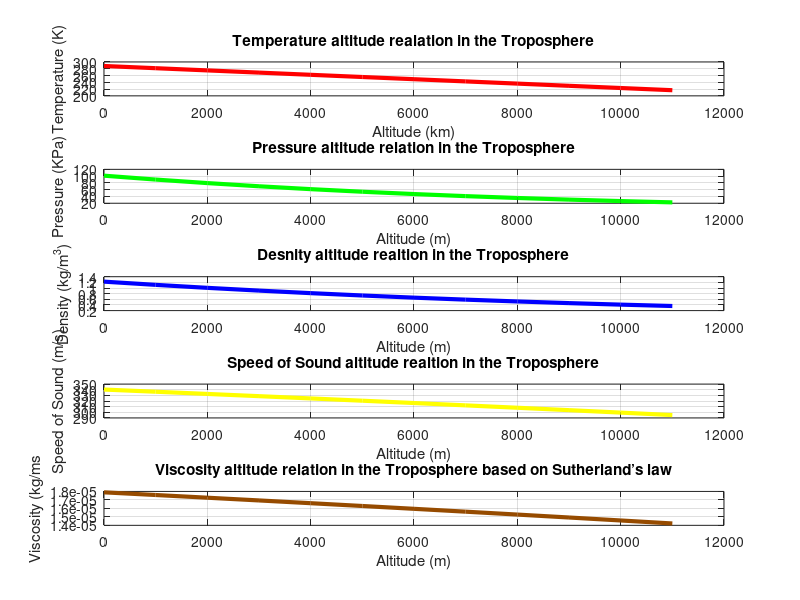
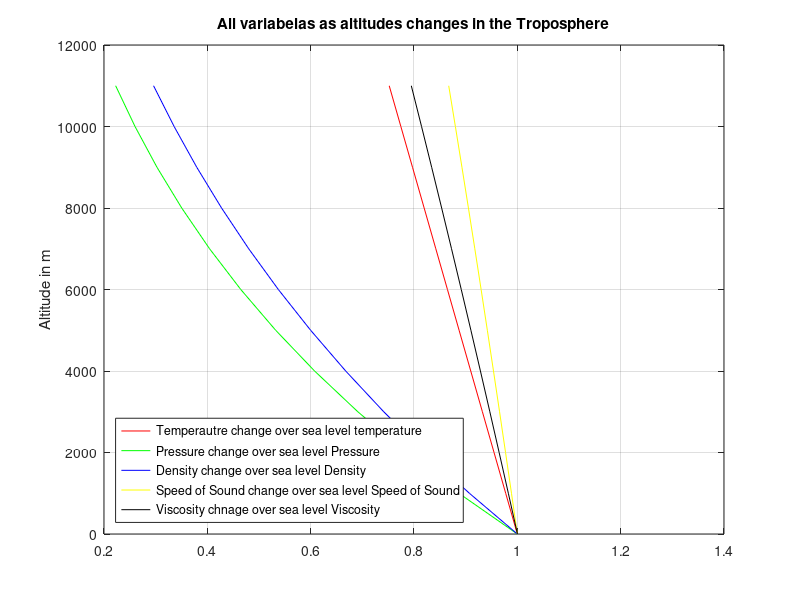

Reproduce these figures in MATLAB, in order.
% Description: Programm designed to calculate and plot the ISA Properties
% of air in the Troposphere of Earth.
% Author: Matheus Rocha Carlos
% Email: ROCHACAM@my.erau.edu
% Class: AE201 - Section 07DB
% Date: 02/23/2025
% Worked With: N/a

% Iniciation
clear %clear command window
clc % clear the variables

% Constants
g = 9.832; % Gravity acceleration average in the Equator in m/s^2
R = 287.058; % Gas constant, J/(KgK)
gamma = 1.4; % Ratio of Specific Heats

% ISA inital parameters
T0 = 288.15; % sea level avergae earth temperature in K, 15 degrees Celcius
P0 = 101325; % Sea level average standard pressure in Pascal
d0 = 1.225; % Sea level average standard density of air in Kg/m^3
h0 = 0; %Sea level altitude assummed to be intial position, in meters
a = (-1.98/304.8); % Temperature lapse rate, converted from C/1000ft to K/m
V0 = 340.3; % Speed of sound average at sea level in m/s
mule0 = 1.789e-5; % Viscosity average at sea level in Kg/ms


% Tropopause parameters
Tmax = 216.944; % Tropopause end altitude (FL 360) average temperature in the equator in K
Pmax = 22700; % Tropopause end altitude (FL 360) average pressure in Pa
dmax = 0.365; % Tropopause end altitude (FL 360) avergae density in Kg/m^3
hmax = 11000; % Tropopause end altitude (FL 360) in meters


% Calculations
h = h0:1000:hmax; %altidude Array, in meters
T = zeros(size(h)); % Temperature array, in Kevin
P = zeros(size(h)); % Pressure array, in Pa
d = zeros(size(h)); % Density array, kg/m^3
Vs = zeros(size(h)); % Velocity of Sound Array, in m/s
mule = zeros(size(h)); % Viscosity array, unitless


for k = 1:length(h)
    if h(k) <= hmax
        T(k) = T0 + a*h(k); %Temperature at that altidude, in K
        P(k) = P0*(T(k)/T0)^(-g/(a*R)); % Pressure at that altitude, in Pa
        d(k) = d0*(T(k)/T0)^(-(g/(a*R)+1)); % Density at that altitude, in Kg/m^3
        Vs(k) = sqrt(gamma*R*T(k)); % Speed of Sound at that altitude, in m/s
        mule(k) = 1.458e-6*(sqrt(T(k))/(1+110.4/T(k))); % Sutherland's Law for Viscosity as temperautre changes, in kg/ms
    else
        T(k) = Tmax; % Temperature at above troposphere altitude, in K
        P(k) = Pmax*exp(-g*(h(k)-hmax)/(R*Tmax)); % Pressure at above troposphere atltide, in Pa
        d(k) = dmax*exp(-g*(h(k)-hmax)/(R*Tmax)); % desnity above troposphere in Kg/m^3
    end
end

% Plotting
figure(1)
subplot(5,1,1)
plot(h,T,'r','LineWidth',3)
xlabel('Altitude (km)')
ylabel('Temperature (K)')
title('Temperature altitude realation in the Troposphere')
grid on

subplot(5,1,2)
plot(h,P/1000,'g','LineWidth',3)
xlabel('Altitude (m)')
ylabel('Pressure (KPa)')
title('Pressure altitude relation in the Troposphere')
grid on

subplot(5,1,3)
plot(h,d,'b','LineWidth',3)
xlabel('Altitude (m)')
ylabel('Density (kg/m^3)')
title('Desnity altitude realtion in the Troposphere')
grid on

subplot(5,1,4)
plot(h,Vs,'Color','#FFFF00','LineWidth',3)
xlabel('Altitude (m)')
ylabel('Speed of Sound (m/s)')
title('Speed of Sound altitude realtion in the Troposphere')
grid on

subplot(5,1,5)
plot(h,mule,'Color','#964B00','LineWidth',3)
xlabel('Altitude (m)')
ylabel('Viscosity (kg/ms')
title('Viscosity altitude relation in the Troposphere based on Sutherland’s law')
grid on

figure(2)
plot(T/T0,h,'r',P/P0,h,'g',d/d0,h,'b',Vs/V0,h,'y',mule/mule0,h,'k')
title('All variabelas as altitudes changes in the Troposphere')
lg=legend('Temperautre change over sea level temperature','Pressure change over sea level Pressure','Density change over sea level Density','Speed of Sound change over sea level Speed of Sound','Viscosity chnage over sea level Viscosity');
set(lg,'Location','SouthWest')
ylabel('Altitude in m')
grid on
